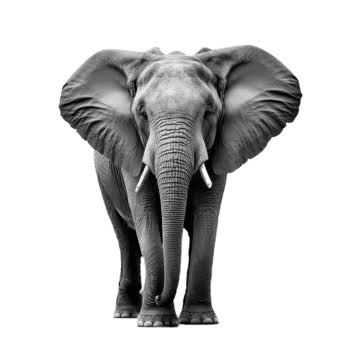
#> input picture test_images/photos/elephant.jpg, 360 x 360 px
$ python golden_model_image_flow.py ../test_images/photos/elephant.jpg
#> lines starting #> are read from the running program, lines starting #| are printed output that depends on the picture
"""
Generic golden-model generator for arbitrary square image sizes.

This script replaces the hardcoded 32x32 and 447x447 variants by using either:
  - a target image size supplied via --img-width, or
  - the size of the input image itself when no width is provided.

Examples:
  python golden_model_image_flow.py my_image.png
  python golden_model_image_flow.py my_image.png --img-width 447
  python golden_model_image_flow.py --img-width 32 my_image.png
"""

import argparse
from pathlib import Path

import numpy as np
from PIL import Image

FRAC_BITS = 4
OUT_WIDTH = 16
PROJECT_ROOT = Path(__file__).resolve().parents[1]
TEST_IMAGES_DIR = PROJECT_ROOT / "test_images"
SIM_RESULTS_DIR = PROJECT_ROOT / "sim" / "results_hex"
IMAGE_OUTPUT_DIR = PROJECT_ROOT / "sim" / "image outputs"

SOBEL_GX = np.array([[-1, 0, 1],
                    [-2, 0, 2],
                    [-1, 0, 1]], dtype=np.int64)

SOBEL_GY = np.array([[-1, -2, -1],
                    [ 0,  0,  0],
                    [ 1,  2,  1]], dtype=np.int64)

# Q3.4 kernels for IMG-TC7..16 (value 16 = 1.0).
LAPLACIAN = np.array([[ 0,  16,  0],
                      [16, -64, 16],
                      [ 0,  16,  0]], dtype=np.int64)

SHARPEN = np.array([[  0, -16,   0],
                    [-16,  80, -16],
                    [  0, -16,   0]], dtype=np.int64)

EMBOSS = np.array([[-32, -16,  0],
                   [-16,  16, 16],
                   [  0,  16, 32]], dtype=np.int64)

IDENTITY = np.array([[0,  0, 0],
                     [0, 16, 0],
                     [0,  0, 0]], dtype=np.int64)

ALL_ONES = np.ones((3, 3), dtype=np.int64)
ALL_MIN = np.full((3, 3), -128, dtype=np.int64)
ALL_MAX = np.full((3, 3), 127, dtype=np.int64)

# Rows map to M3's packed DSPs: column 0 is the high lane, column 1 the low
# lane. Row 0 = worst case (-128 high next to a negative low), row 1 = max
# high with -128 low, row 2 = small mixed signs.
LANE_MIX = np.array([[-128,   -1,  127],
                     [ 127, -128, -128],
                     [  -1,    0,    1]], dtype=np.int64)

EXT_SEED = 2026


def parse_args():
    parser = argparse.ArgumentParser(description="Generate golden-model files for any square input image size.")
    parser.add_argument("image", nargs="?", default="test_input_image.png", help="Input grayscale image path")
    parser.add_argument("--img-width", type=int, default=None, help="Target square image width to resize to before generating the convolution outputs")
    parser.add_argument("--output-dir", type=str, default=str(SIM_RESULTS_DIR), help="Directory where generated .hex files are written")
    parser.add_argument("--image-output-dir", type=str, default=str(IMAGE_OUTPUT_DIR), help="Directory where generated PNG images are written")
    parser.add_argument("--width-file", type=str, default=None, help="Optional file where the resolved image width is written")
    return parser.parse_args()


def golden_conv2d(image, kernel, relu_enable=False):
    img_w = image.shape[0]
    kernel_size = kernel.shape[0]
    if kernel.ndim != 2 or kernel.shape[0] != kernel.shape[1]:
        raise ValueError("Kernel must be square")
    if img_w < kernel_size:
        raise ValueError(f"Image width {img_w} is smaller than kernel size {kernel_size}")
    out_size = img_w - kernel_size + 1
    max_out = (1 << (OUT_WIDTH - 1)) - 1
    min_out = -(1 << (OUT_WIDTH - 1))
    # Same integer arithmetic as a per-window loop, vectorised: accumulate one
    # shifted image slice per kernel tap.
    img = image.astype(np.int64)
    acc = np.zeros((out_size, out_size), dtype=np.int64)
    for kr in range(kernel_size):
        for kc in range(kernel_size):
            acc += int(kernel[kr, kc]) * img[kr:kr + out_size, kc:kc + out_size]
    rounded = (acc + (1 << (FRAC_BITS - 1))) >> FRAC_BITS   # round half up
    out = np.clip(rounded, min_out, max_out)
    if relu_enable:
        out = np.maximum(out, 0)
    return out


def write_image_hex(path, image):
    with open(path, "w") as f:
        for v in image.flatten():
            f.write(f"{int(v) & 0xFF:02x}\n")


def write_kernel_hex(path, kernel):
    with open(path, "w") as f:
        for v in kernel.flatten():
            f.write(f"{int(v) & 0xFF:02x}\n")


def write_expected_hex(path, expected):
    with open(path, "w") as f:
        for v in expected.flatten():
            f.write(f"{int(v) & 0xFFFF:04x}\n")


def save_as_image(array, path, normalize_for_display=True):
    display = np.abs(array).astype(np.float64)
    if normalize_for_display and display.max() > 0:
        display = display / display.max() * 255.0
    display = np.clip(display, 0, 255).astype(np.uint8)
    Image.fromarray(display, mode='L').save(path)


def save_preview(png_path, scale=8):
    img = Image.open(png_path)
    w, h = img.size
    preview_path = png_path.replace(".png", "_preview.png")
    img.resize((w * scale, h * scale), Image.NEAREST).save(preview_path)
    return preview_path


def report(tc_name, expected, **extra):
    line = f"{tc_name}: output range [{expected.min()}, {expected.max()}]"
    for k, v in extra.items():
        line += f", {k}={v}"
    print(line)


def load_image(path, target_width=None):
    img = Image.open(path).convert("L")
    if target_width is not None:
        if img.size != (target_width, target_width):
            print(f"Input image is {img.size}, resizing to {target_width}x{target_width}")
            img = img.resize((target_width, target_width), Image.LANCZOS)
    elif img.size[0] != img.size[1]:
        size = min(img.size)
        print(f"Input image is not square ({img.size}), using {size}x{size}")
        img = img.resize((size, size), Image.LANCZOS)
    return np.array(img, dtype=np.int64)


def write_case(output_dir, image_output_dir, n, image, kernels, expected, render=True):
    """Write imgtc{n}_image.hex, imgtc{n}_kernel_{a,b,c}.hex, imgtc{n}_exp_{a,b,c}.hex."""
    write_image_hex(str(output_dir / f"imgtc{n}_image.hex"), image)
    for tag, k in kernels.items():
        write_kernel_hex(str(output_dir / f"imgtc{n}_kernel_{tag}.hex"), k)
    for tag, e in expected.items():
        write_expected_hex(str(output_dir / f"imgtc{n}_exp_{tag}.hex"), e)
        if render:
            save_as_image(e, str(image_output_dir / f"imgtc{n}_golden_{tag}.png"))


def generate_extended_tests(image, output_dir, image_output_dir):
    """IMG-TC7..16: corner cases for the packed-DSP transposed MAC, LUTRAM
    kernel storage and control-only reset. All seeded, so reruns are stable."""
    img_width = image.shape[0]
    rng = np.random.default_rng(EXT_SEED)
    noise = rng.integers(0, 256, size=(img_width, img_width), dtype=np.int64)
    white = np.full((img_width, img_width), 255, dtype=np.int64)
    random_kernel = rng.integers(-128, 128, size=(3, 3), dtype=np.int64)

    single = [
        (7,  "extreme negative", noise, ALL_MIN),
        (8,  "extreme positive", white, ALL_MAX),
        (9,  "lane mix",         noise, LANE_MIX),
        (10, "identity",         image, IDENTITY),
        (11, "rounding",         image, ALL_ONES),
        (12, "random kernel",    image, random_kernel),
        (14, "random stall",     image, LAPLACIAN),
    ]
    for n, name, img, k in single:
        exp = golden_conv2d(img, k)
        write_case(output_dir, image_output_dir, n, img, {"a": k}, {"a": exp})
        report(f"IMG-TC{n} ({name})", exp)

    # Identity must reproduce the window centres exactly.
    ident = golden_conv2d(image, IDENTITY)
    assert np.array_equal(ident, image[1:-1, 1:-1]), "identity golden mismatch"

    exp_a = golden_conv2d(image, SOBEL_GX)
    exp_b = golden_conv2d(image, LAPLACIAN)
    exp_c = golden_conv2d(image, SHARPEN)
    write_case(output_dir, image_output_dir, 13, image,
               {"a": SOBEL_GX, "b": LAPLACIAN, "c": SHARPEN},
               {"a": exp_a, "b": exp_b, "c": exp_c})
    report("IMG-TC13 (multipass reload) C", exp_c)

    exp_b = golden_conv2d(image, SOBEL_GY)
    write_case(output_dir, image_output_dir, 15, image,
               {"a": SOBEL_GX, "b": SOBEL_GY}, {"b": exp_b})
    report("IMG-TC15 (mid-pass reset)", exp_b)

    exp_a = golden_conv2d(image, SHARPEN, relu_enable=False)
    exp_b = golden_conv2d(image, EMBOSS, relu_enable=True)
    write_case(output_dir, image_output_dir, 16, image,
               {"a": SHARPEN, "b": EMBOSS}, {"a": exp_a, "b": exp_b})
    report("IMG-TC16 (bank/ReLU/bad address)", exp_b, min_is_zero=bool(exp_b.min() >= 0))


def main():
    args = parse_args()
    image_path = Path(args.image)
    if not image_path.is_absolute():
        candidate_paths = [image_path, TEST_IMAGES_DIR / image_path]
        for candidate in candidate_paths:
            if candidate.exists():
                image_path = candidate
                break

    output_dir = Path(args.output_dir)
    image_output_dir = Path(args.image_output_dir)
    output_dir.mkdir(parents=True, exist_ok=True)
    image_output_dir.mkdir(parents=True, exist_ok=True)

    image = load_image(str(image_path), args.img_width)
    img_width = image.shape[0]
#> img_width = 360
    width_file = Path(args.width_file) if args.width_file is not None else output_dir / "img_width.txt"
    width_file.parent.mkdir(parents=True, exist_ok=True)
    width_file.write_text(f"{img_width}\n")
    print(f"Loaded {image_path}: shape={image.shape}, range=[{image.min()},{image.max()}]")
#| Loaded ../test_images/photos/elephant.jpg: shape=(360, 360), range=[0,255]
    print(f"Resolved IMG_WIDTH written to {width_file}")

    save_as_image(image, str(image_output_dir / "img_input.png"), normalize_for_display=False)
    preview_path = save_preview(str(image_output_dir / "img_input.png"))
    print(f"Crisp preview saved: {preview_path} (nearest-neighbor upscaled 8x)")
    print()

    tc1_exp = golden_conv2d(image, SOBEL_GX, relu_enable=False)
    write_image_hex(str(output_dir / "imgtc1_image.hex"), image)
    write_kernel_hex(str(output_dir / "imgtc1_kernel.hex"), SOBEL_GX)
    write_expected_hex(str(output_dir / "imgtc1_expected.hex"), tc1_exp)
    save_as_image(tc1_exp, str(image_output_dir / "imgtc1_golden_output.png"))
    report("IMG-TC1 (basic correctness)", tc1_exp)
#| IMG-TC1 (basic correctness): output range [-62, 61]

    tc2_exp_gx = golden_conv2d(image, SOBEL_GX, relu_enable=False)
    tc2_exp_gy = golden_conv2d(image, SOBEL_GY, relu_enable=False)
#> call 3 of golden_conv2d, with kernel = array of shape (3, 3), relu_enable = False
#> after the loop in golden_conv2d (call 3), `for kr in range(kernel_size):`:
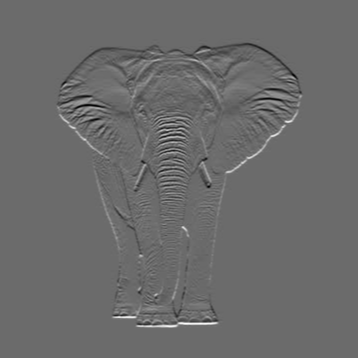
#> acc: shape (358, 358) int64; min -709, max 978, mean 0; drawn with min black and max white
    write_image_hex(str(output_dir / "imgtc2_image.hex"), image)
    write_kernel_hex(str(output_dir / "imgtc2_gx_kernel.hex"), SOBEL_GX)
    write_kernel_hex(str(output_dir / "imgtc2_gy_kernel.hex"), SOBEL_GY)
    write_expected_hex(str(output_dir / "imgtc2_exp_gx.hex"), tc2_exp_gx)
    write_expected_hex(str(output_dir / "imgtc2_exp_gy.hex"), tc2_exp_gy)
    save_as_image(tc2_exp_gx, str(image_output_dir / "imgtc2_golden_gx.png"))
    save_as_image(tc2_exp_gy, str(image_output_dir / "imgtc2_golden_gy.png"))
    report("IMG-TC2 Gx", tc2_exp_gx)
#| IMG-TC2 Gx: output range [-62, 61]
    report("IMG-TC2 Gy", tc2_exp_gy)
#| IMG-TC2 Gy: output range [-44, 61]

    tc3_exp_norelu = golden_conv2d(image, SOBEL_GY, relu_enable=False)
    tc3_exp_relu = golden_conv2d(image, SOBEL_GY, relu_enable=True)
#> in golden_conv2d (call 5), `out = np.maximum(out, 0)`:
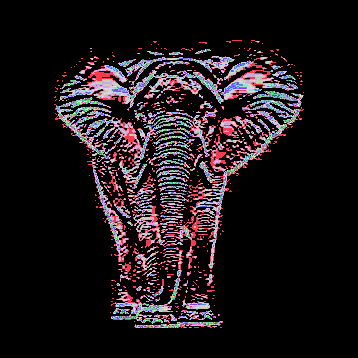
#> out: shape (358, 358) int64; 62 distinct labels, from 0 to 61; one colour per label, 0 black
    write_image_hex(str(output_dir / "imgtc3_image.hex"), image)
    write_kernel_hex(str(output_dir / "imgtc3_kernel.hex"), SOBEL_GY)
    write_expected_hex(str(output_dir / "imgtc3_exp_norelu.hex"), tc3_exp_norelu)
    write_expected_hex(str(output_dir / "imgtc3_exp_relu.hex"), tc3_exp_relu)
    save_as_image(tc3_exp_norelu, str(image_output_dir / "imgtc3_golden_norelu.png"))
    save_as_image(tc3_exp_relu, str(image_output_dir / "imgtc3_golden_relu.png"))
    report("IMG-TC3 no-ReLU", tc3_exp_norelu, negatives=int((tc3_exp_norelu < 0).sum()))
#| IMG-TC3 no-ReLU: output range [-44, 61], negatives=18348
    report("IMG-TC3 with-ReLU", tc3_exp_relu, min_is_zero=bool(tc3_exp_relu.min() == 0))
#| IMG-TC3 with-ReLU: output range [0, 61], min_is_zero=True

    tc4_exp = golden_conv2d(image, SOBEL_GX, relu_enable=False)
    write_image_hex(str(output_dir / "imgtc4_image.hex"), image)
    write_kernel_hex(str(output_dir / "imgtc4_kernel.hex"), SOBEL_GX)
    write_expected_hex(str(output_dir / "imgtc4_expected.hex"), tc4_exp)
    report("IMG-TC4 (gapless throughput)", tc4_exp)
#| IMG-TC4 (gapless throughput): output range [-62, 61]

    tc5_exp_gx = golden_conv2d(image, SOBEL_GX, relu_enable=False)
    tc5_exp_gy = golden_conv2d(image, SOBEL_GY, relu_enable=False)
    write_image_hex(str(output_dir / "imgtc5_image.hex"), image)
    write_kernel_hex(str(output_dir / "imgtc5_gx_kernel.hex"), SOBEL_GX)
    write_kernel_hex(str(output_dir / "imgtc5_gy_kernel.hex"), SOBEL_GY)
    write_expected_hex(str(output_dir / "imgtc5_exp_gx.hex"), tc5_exp_gx)
    write_expected_hex(str(output_dir / "imgtc5_exp_gy.hex"), tc5_exp_gy)
    edge_mag_golden = np.clip(np.abs(tc5_exp_gx) + np.abs(tc5_exp_gy), 0, 255)
    save_as_image(edge_mag_golden, str(image_output_dir / "imgtc5_golden_edges.png"))
    save_preview(str(image_output_dir / "imgtc5_golden_edges.png"))
#> call 2 of save_preview, with scale = 8
#> in save_preview (call 2), `img.resize((w * scale, h * scale), Image.NEAREST).save(preview_path)`:
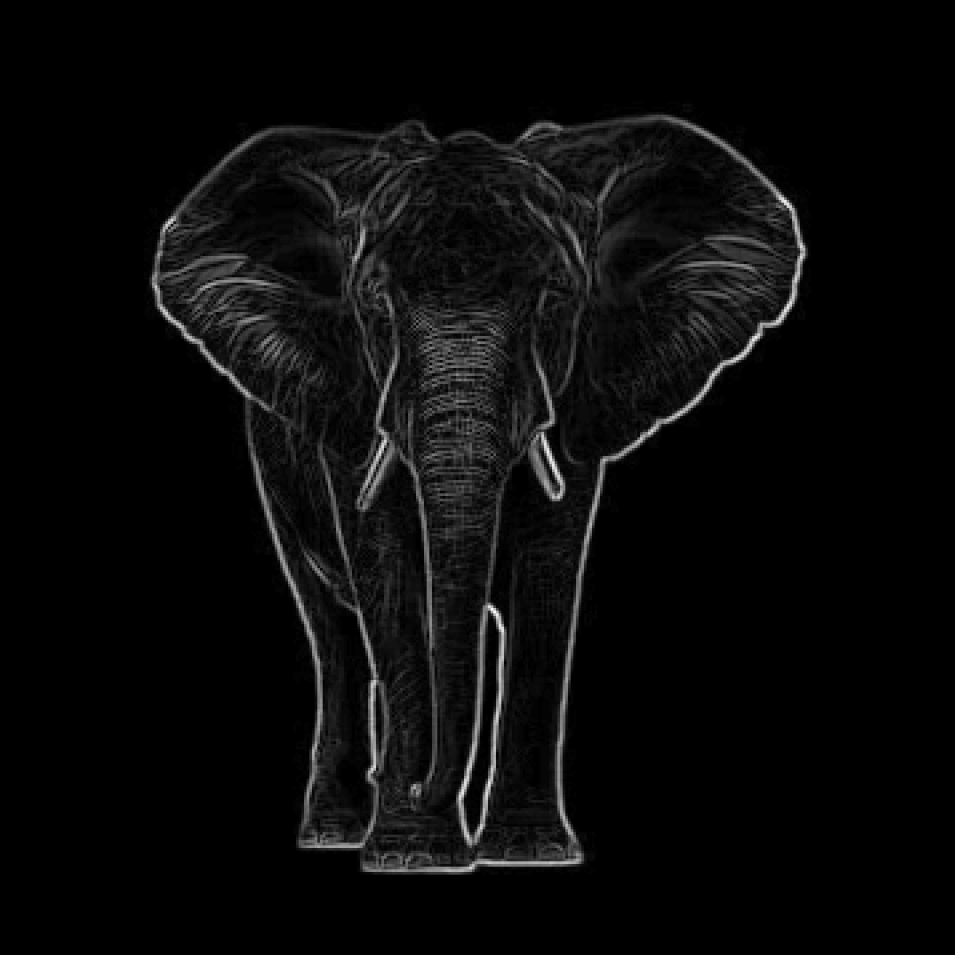
#> saved as imgtc5_golden_edges_preview.png: PIL image 2864x2864 L (shown at 1/3 size); min 0, max 255, mean 10.2
    report("IMG-TC5 (edge-detection demo)", edge_mag_golden)
#| IMG-TC5 (edge-detection demo): output range [0, 85]

    tc6_exp = golden_conv2d(image, SOBEL_GX, relu_enable=False)
    write_image_hex(str(output_dir / "imgtc6_image.hex"), image)
    write_kernel_hex(str(output_dir / "imgtc6_kernel.hex"), SOBEL_GX)
    write_expected_hex(str(output_dir / "imgtc6_expected.hex"), tc6_exp)
    report("IMG-TC6 (stall handling)", tc6_exp)
#| IMG-TC6 (stall handling): output range [-62, 61]

    generate_extended_tests(image, output_dir, image_output_dir)
#> the loop in generate_extended_tests, `for n, name, img, k in single:` made 7 passes
#> (n, name, k) on passes 1 to 7: (7, 'extreme negative', [[-128, -128, -128], [-128, -128, -128], [-128, -128, -128]]), (8, 'extreme positive', [[127, 127, 127], [127, 127, 127], [127, 127, 127]]), (9, 'lane mix', [[-128, -1, 127], [127, -128, -128], [-1, 0, 1]]), (10, 'identity', [[0, 0, 0], [0, 16, 0], [0, 0, 0]]), (11, 'rounding', [[1, 1, 1], [1, 1, 1], [1, 1, 1]]), (12, 'random kernel', [[113, 4, 103], [-83, 97, -96], [-33, 48, -55]]), (14, 'random stall', [[0, 16, 0], [16, -64, 16], [0, 16, 0]])
#| IMG-TC7 (extreme negative): output range [-16496, -2160]
#| IMG-TC8 (extreme positive): output range [18217, 18217]
#| IMG-TC9 (lane mix): output range [-5512, 3521]
#| IMG-TC10 (identity): output range [0, 255]
#| IMG-TC11 (rounding): output range [1, 143]
#| IMG-TC12 (random kernel): output range [-1377, 2451]
#| IMG-TC14 (random stall): output range [-299, 354]
#> pass 1, in save_as_image (call 8), `display = display / display.max() * 255.0`:
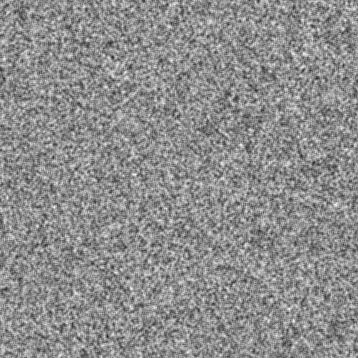
#> display: shape (358, 358) float64; min 33.39, max 255, mean 141.7
#> after the loop in golden_conv2d (call 20), `for kr in range(kernel_size):`:
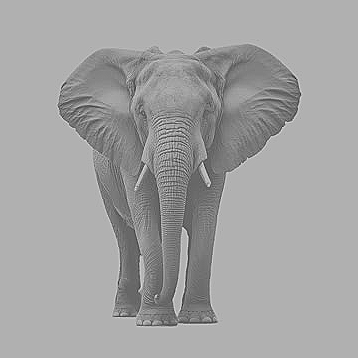
#> acc: shape (358, 358) int64; min -5664, max 8384, mean 3283; drawn with min black and max white
#| IMG-TC13 (multipass reload) C: output range [-354, 524]
#| IMG-TC15 (mid-pass reset): output range [-44, 61]
#> after the loop in golden_conv2d (call 23), `for kr in range(kernel_size):`:
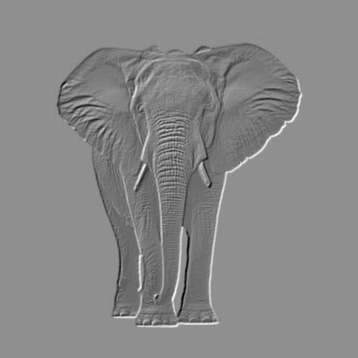
#> acc: shape (358, 358) int64; min -11872, max 16528, mean 3283; drawn with min black and max white
#> in golden_conv2d (call 23), `out = np.maximum(out, 0)`:
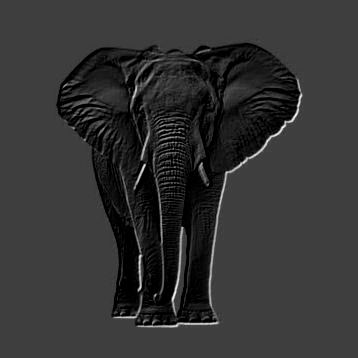
#> out: shape (358, 358) int64; min 0, max 1033, mean 210.6; drawn with min black and max white
#| IMG-TC16 (bank/ReLU/bad address): output range [0, 1033], min_is_zero=True

    print()
    print(f"All 16 image-based test case files generated for {img_width}x{img_width} input image.")
#| All 16 image-based test case files generated for 360x360 input image.


if __name__ == "__main__":
    main()
